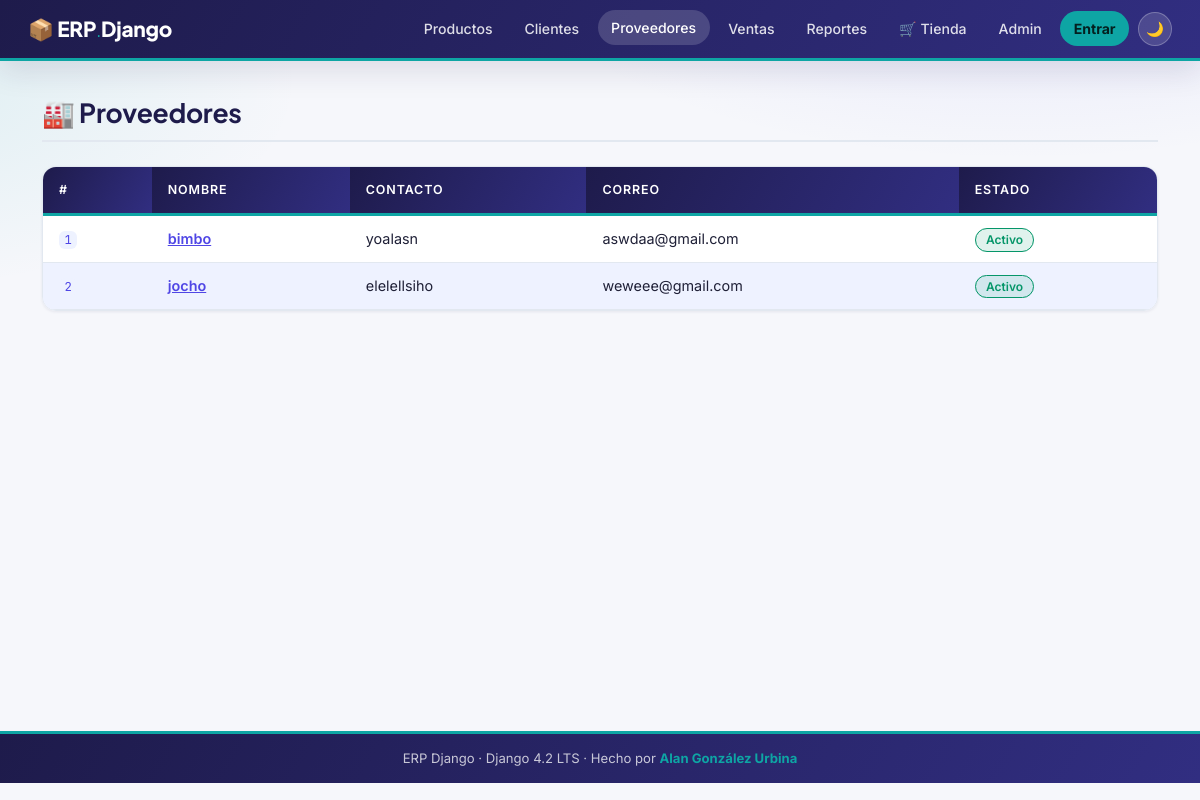
Screenshot of /proveedores/ with the database file from the repository.
### proveedores/models.py (models this page shows, shortened)
class Proveedor(models.Model):
    nombre   = models.CharField(
        max_length=150, verbose_name='Nombre'
    )
    contacto = models.CharField(
        max_length=100, blank=True, verbose_name='Persona de contacto'
    )
    correo   = models.EmailField(
        unique=True, verbose_name='Correo electrónico'
    )
    telefono = models.CharField(
        max_length=20, blank=True, verbose_name='Teléfono'
    )
    activo   = models.BooleanField(
        default=True, verbose_name='Activo'
    )
    creado   = models.DateTimeField(
        auto_now_add=True, verbose_name='Fecha de registro'
    )
    class Meta:
        verbose_name        = 'Proveedor'
        verbose_name_plural = 'Proveedores'
        ordering            = ['nombre']

### proveedores/views.py (the view)
# urls.py: path('',                            views.ProveedorListView.as_view(),   name='lista'),
class ProveedorListView(ListView):
    model               = Proveedor
    template_name       = 'proveedores/lista.html'
    context_object_name = 'proveedores'
    paginate_by         = 20
    def get_queryset(self):
        return Proveedor.objects.filter(activo=True).order_by('nombre')

### catalogo/context_processors.py (called while the page is built)
def carrito_info(request) -> dict[str, Any]:
    carrito = request.session.get('carrito', {})
    total_items     = sum(
        int(item.get('cantidad', 0)) for item in carrito.values()
    )
    total_productos = len(carrito)
    return {
        'carrito_total_items':     total_items,
        'carrito_total_productos': total_productos,
    }

### proveedores/templates/proveedores/lista.html (shortened to what this page needs)
{% extends "base.html" %}
{% block nav_proveedores %}active{% endblock %}
{% block content %}
<div class="erp-page-title">
    <h2>🏭 Proveedores</h2>
</div>
{% if proveedores %}
<table class="erp-table">
    <thead>
        <tr>
            <th>#</th><th>Nombre</th><th>Contacto</th>
            <th>Correo</th><th>Estado</th>
        </tr>
    </thead>
    <tbody>
        {% for p in proveedores %}
        <tr>
            <td><code>{{ p.pk }}</code></td>
            <td>
                <a href="{% url 'proveedores:detalle' p.pk %}"
                   style="color:var(--clr-royal);font-weight:600;">
                    {{ p.nombre }}
                </a>
            </td>
            <td>{{ p.contacto|default:"—" }}</td>
            <td>{{ p.correo }}</td>
            <td>
                {% if p.activo %}
                    <span class="badge-erp-active">Activo</span>
                {% else %}
                    <span class="badge-erp-inactive">Inactivo</span>
                {% endif %}
            </td>
        </tr>
        {% endfor %}
    </tbody>
</table>
{% else %}
<div class="erp-alert-info">No hay proveedores registrados aún.</div>
{% endif %}
{% endblock %}

### templates/base.html (style rules this page uses)
:root, [data-theme="light"] { --clr-navy : #1E1B4B; --clr-royal : #4F46E5; --clr-sky : #6366F1; --clr-ice : #EEF2FF; --clr-gold : #0EA5A4; --clr-amber : #14B8B6; --clr-cream : #E6FAF9; --clr-bg : #F6F7FB; --clr-surface: #FFFFFF; --clr-text : #1F2037; --clr-muted : #64748B; --clr-border : #E2E8F0; --clr-danger : #DC2626; --clr-ok : #059669; --shadow-sm : 0 1px 3px rgba(30,27,75,.08); --shadow-md : 0 10px 30px rgba(30,27,75,.12); }
*, *::before, *::after { box-sizing: border-box; }
body { font-family: 'Inter','Segoe UI',sans-serif; font-size: 15px; background: radial-gradient(900px 400px at 85% -10%, rgba(99,102,241,.12), transparent 60%), radial-gradient(700px 350px at -10% 10%, rgba(14,165,164,.10), transparent 60%), var(--clr-bg); background-attachment: fixed; color: var(--clr-text); line-height: 1.6; transition: background .25s, color .25s; margin: 0; }
h1, h2, h3, h4, h5 { font-family: 'Plus Jakarta Sans','Inter',sans-serif; font-weight: 700; letter-spacing: -.01em; }
.erp-table { width: 100%; border-collapse: separate; border-spacing: 0; border-radius: 14px; overflow: hidden; box-shadow: var(--shadow-sm); border: 1px solid var(--clr-border); }
.erp-table thead th { background: linear-gradient(120deg, var(--clr-navy), #312E81); color: #FFF; font-weight: 600; font-size: .78rem; text-transform: uppercase; letter-spacing: .07em; padding: .8rem 1rem; border-bottom: 3px solid var(--clr-gold); }
.erp-table tbody td { background: var(--clr-surface); padding: .7rem 1rem; border-bottom: 1px solid var(--clr-border); font-size: .9rem; }
.erp-table tbody tr:nth-child(even) td { background: var(--clr-ice); }
.badge-erp-active { background: rgba(5,150,105,.12); color: var(--clr-ok); border: 1px solid currentColor; font-size: .75rem; padding: .2rem .65rem; border-radius: 999px; font-weight: 600; }
.erp-page-title { display: flex; align-items: center; gap: 1rem; margin-bottom: 1.5rem; padding-bottom: .75rem; border-bottom: 2px solid var(--clr-border); }
.erp-page-title h2 { font-size: 1.65rem; color: var(--clr-navy); margin: 0; }
code, .mono { font-family: 'JetBrains Mono',Consolas,monospace; font-size: .85em; color: var(--clr-royal); background: var(--clr-ice); padding: .1em .45em; border-radius: 6px; }

### rows the page displays
Proveedor: pk "1", nombre "bimbo", contacto "yoalasn", correo "aswdaa@gmail.com", activo "Activo"
Proveedor: pk "2", nombre "jocho", contacto "elelellsiho", correo "weweee@gmail.com", activo "Activo"
